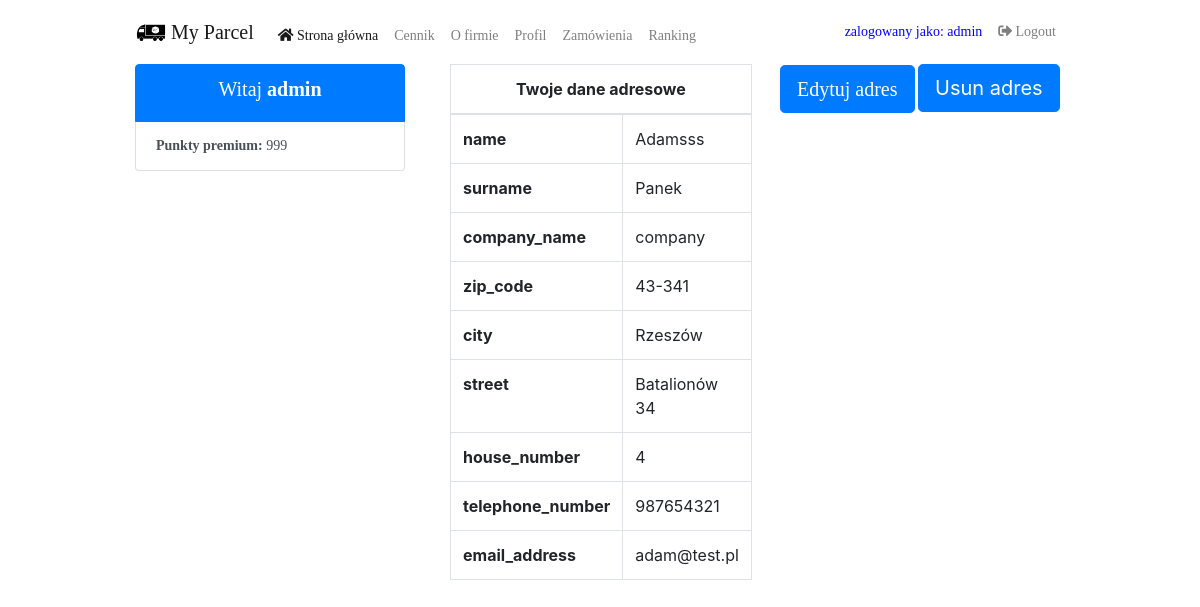
The page /profile/ (signed in) on the database as committed earlier.
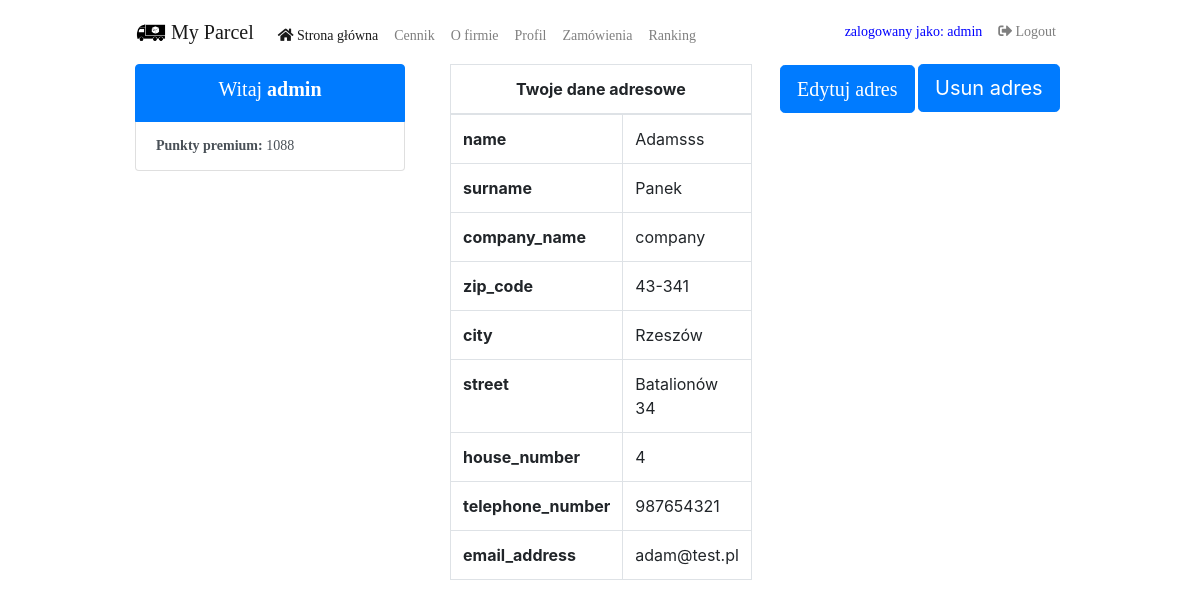
The same page on the database as committed later.
### order/models.py (models this page shows, shortened)
class Profile(models.Model):
    user = models.OneToOneField(User, on_delete=models.CASCADE)  # user_id
    address = models.OneToOneField(Address, on_delete=models.SET_NULL, null=True, blank=True)  # address_id
    premium_points = models.IntegerField(default=0, validators=[MinValueValidator(0)])
    def __str__(self):
        return self.user.__str__()

### order/views.py (the view)
# urls.py: path('profile/', views.ProfileView.as_view(), name='profile'),
class ProfileView(generic.TemplateView):
    template_name = 'order/profile.html'
    def dispatch(self, request, *args, **kwargs):
        if self.request.user.is_authenticated:
            return super(ProfileView, self).dispatch(request, *args, **kwargs)
        return redirect('order:index')
    def get_context_data(self, **kwargs):
        context = super().get_context_data(**kwargs)
        get_profile = Profile.objects.get(user_id=self.request.user.id)
        print(get_profile.address_id)
        print("ProfileView: " + str(get_profile))
        if get_profile.address is not None:
            profile_address = get_profile.address.__dict__
            context['profile_address'] = profile_address
        context['profile'] = get_profile
        return context

### order/templates/order/profile.html (shortened to what this page needs)
{% extends 'order/base.html' %}
{% block body %}
    <div class="row">
        <div class="col-lg-4">
            <div class="col-12">
                <div class="list-group" id="list-tab" role="tablist">
                    <a class="list-group-item list-group-item-action active text-center" id="list-home-list"
                       data-toggle="list"
                       href="#list-home" role="tab" aria-controls="home"><h5>Witaj
                        <strong>{{ profile.user.username }}</strong>
                    </h5></a>
                    <a class="list-group-item list-group-item-action" id="list-settings-list" data-toggle="list"
                       href="#list-settings" role="tab" aria-controls="settings"><strong>Punkty
                        premium:</strong> {{ profile.premium_points }}</a>
                </div>
            </div>
        </div>
        <div class="col-lg-4">
            <table class="table  table-bordered">
                <thead>
                <tr>
                    <th colspan="2" scope="col" class="text-center">Twoje dane adresowe</th>
                </tr>
                </thead>
                <tbody>
                {% for key, value in profile_address.items %}
                    {% if key != '_state' and key != 'id' and value is not None and value != '' %}
                        <tr>
                            <td><strong>{{ key }}</strong></td>
                            <td>{{ value }}</td>
                        </tr>
                    {% endif %}
                {% endfor %}
                </tbody>
            </table>
        </div>
        <div class="col-lg-4">
            {% if not profile_address %}
                <a href="{% url 'order:profile_address_create' %}">
                    <button class="btn btn-primary btn-lg">Stworz adres</button>
                </a>
            {% else %}
                <a href="{% url 'order:profile_address_update' profile.address_id %}">
                    <button class="btn btn-primary btn-lg">Edytuj adres</button>
                </a>
                <form action="{% url 'order:profile_address_delete' profile.address_id %}" method="post"
                      style="display: inline;">
                    <button class="btn btn-primary btn-lg" type="submit">Usun adres</button>
                </form>
            {% endif %}
        </div>
    </div>
{% endblock %}

Rows that differ between the two databases and show on the page:
changed Profile "admin": premium_points "999" → "1088"
